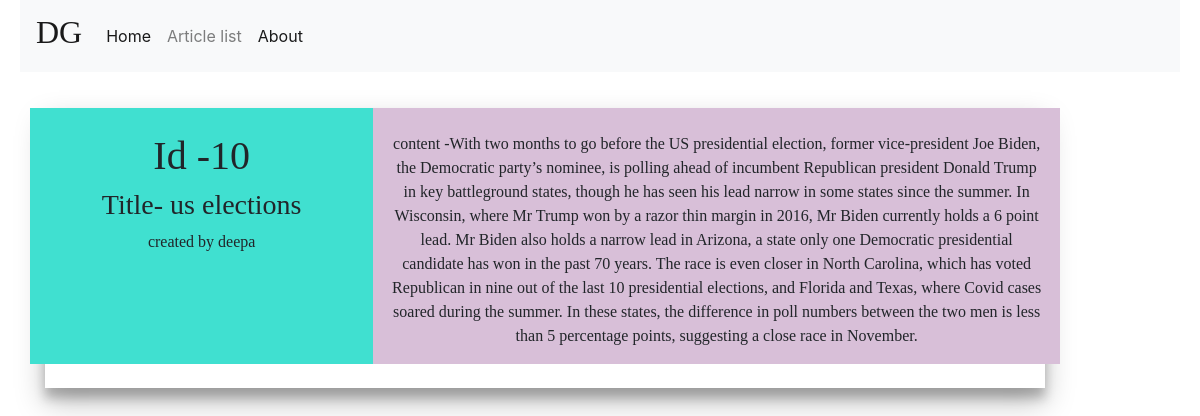
Page /blog/article-detail/10/ on the committed database.
### blog/models.py (models this page shows, shortened)
class Article(models.Model):
    title   = models.CharField(max_length=120)#msx_length required
    content = models.TextField()
    active  = models.BooleanField(default=True)
    author = models.ForeignKey(settings.AUTH_USER_MODEL,on_delete=models.CASCADE,)

### blog/views.py (the view)
# urls.py: path('article-detail/<int:id>/', ArticleDetailView.as_view(), name ='article-detail'),
class ArticleDetailView(DetailView):
    template_name='articles/article_detail.html'
    queryset= Article.objects.all()
    def get_object(self):
        id_ = self.kwargs.get("id")
        return get_object_or_404(Article,id=id_)

### blog/templates/articles/article_detail.html (shortened to what this page needs)
  {% extends 'navbar2.html'  %}
  {% block content %}
  <!DOCTYPE html>
  <html lang="en">
  <head>
       <link rel="stylesheet" href="https://stackpath.bootstrapcdn.com/bootstrap/4.3.1/css/bootstrap.min.css">
  </head>
  <body>
      <div class="container">
              <div id="task-container">
                      <div class="flex-wrapper">
                         <div class="example-container">
    <div class="row" >
      <div class="col-4" style="background-color:turquoise;">
          <br>
          <h1>Id -{{ object.id }}</h1>
          <h3>Title- {{ object.title }} </h3>
          <p> created by {{ object.author }} </p>
   <br><br>
      </div>
      <div class="col-8" style="background-color:thistle;text-align: center;">
          <br>
  <p>content -{{ object.content }} </p>
    </div>
  </div>
  <br>
                          </div>
                    </div>
                  </div>
              </div>
  </body>
  </html>
  {% endblock %}

### static/css/sidebar.css (style rules this page uses)
body { font-size: 0.9rem; }

### static/css/styles.css (style rules this page uses)
* { box-sizing: border-box }
.container { padding: 16px; text-align: center; }

### blog/templates/articles/article_detail.html (style rules this page uses)
h1,h2,h3,h4,h5,p,span,strike { font-family: cursive; }
#task-container { max-width:1000px; margin:0; box-shadow: 0 14px 28px rgba(0,0,0,0.25),0 10px 10px rgba(0,0,0,0.22); background-color: #fff; margin-top: 20px; margin-bottom: 100px; justify-content: space-around; align-items: flex-start; }
.flex-wrapper { display: flex; }

### rows in the picture
Article: id "10", title "us elections", author "deepa", content "With two months to go before the US presidential election, former vice-president Joe Biden, the Democratic party’s nominee, is polling ahead of incumbent Republican president Donald Trump in key battleground states, though he has seen his lead narrow in some states since the summer. In Wisconsin, where Mr Trump won by a razor thin margin in 2016, Mr Biden currently holds a 6 point lead. Mr Biden also holds a narrow lead in Arizona, a state only one Democratic presidential candidate has won in the past 70 years. The race is even closer in North Carolina, which has voted Republican in nine out of the last 10 presidential elections, and Florida and Texas, where Covid cases soared during the…"
